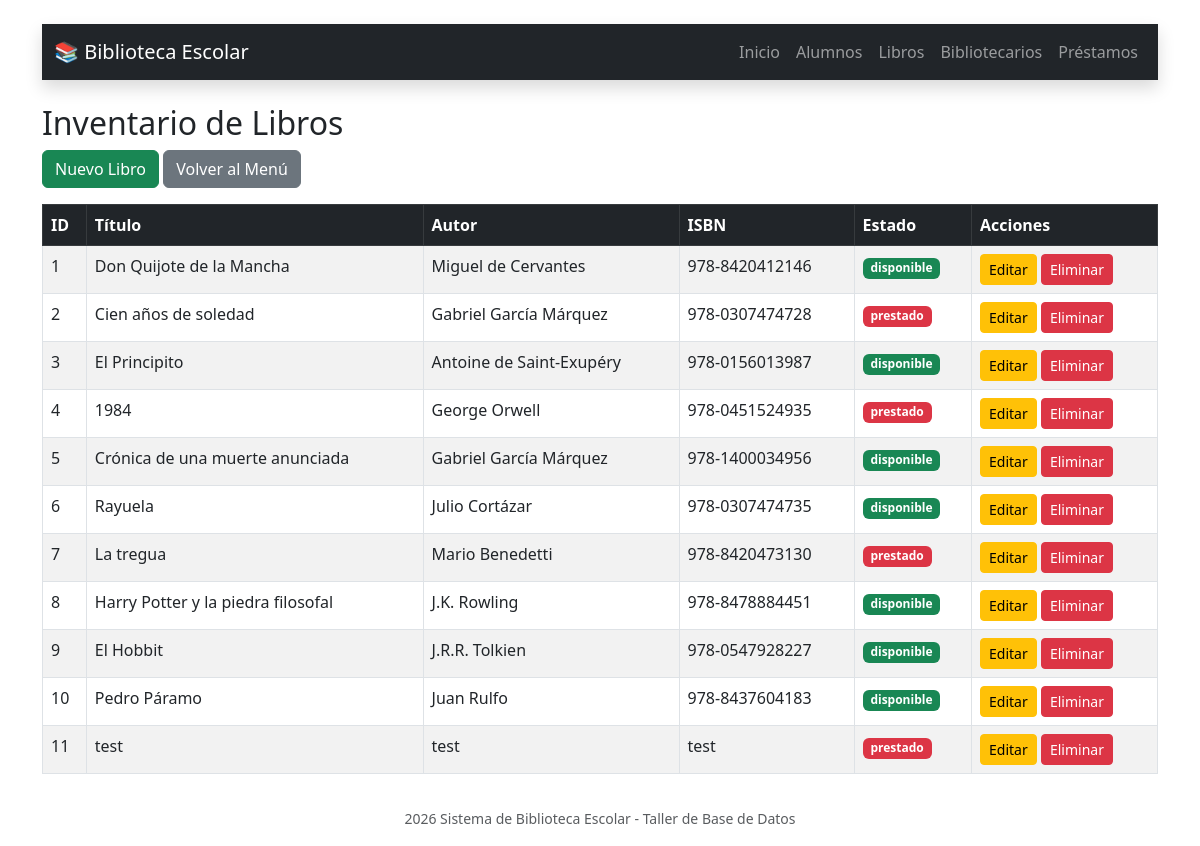
/biblioteca/libros.php, run on an earlier commit of the app's database.
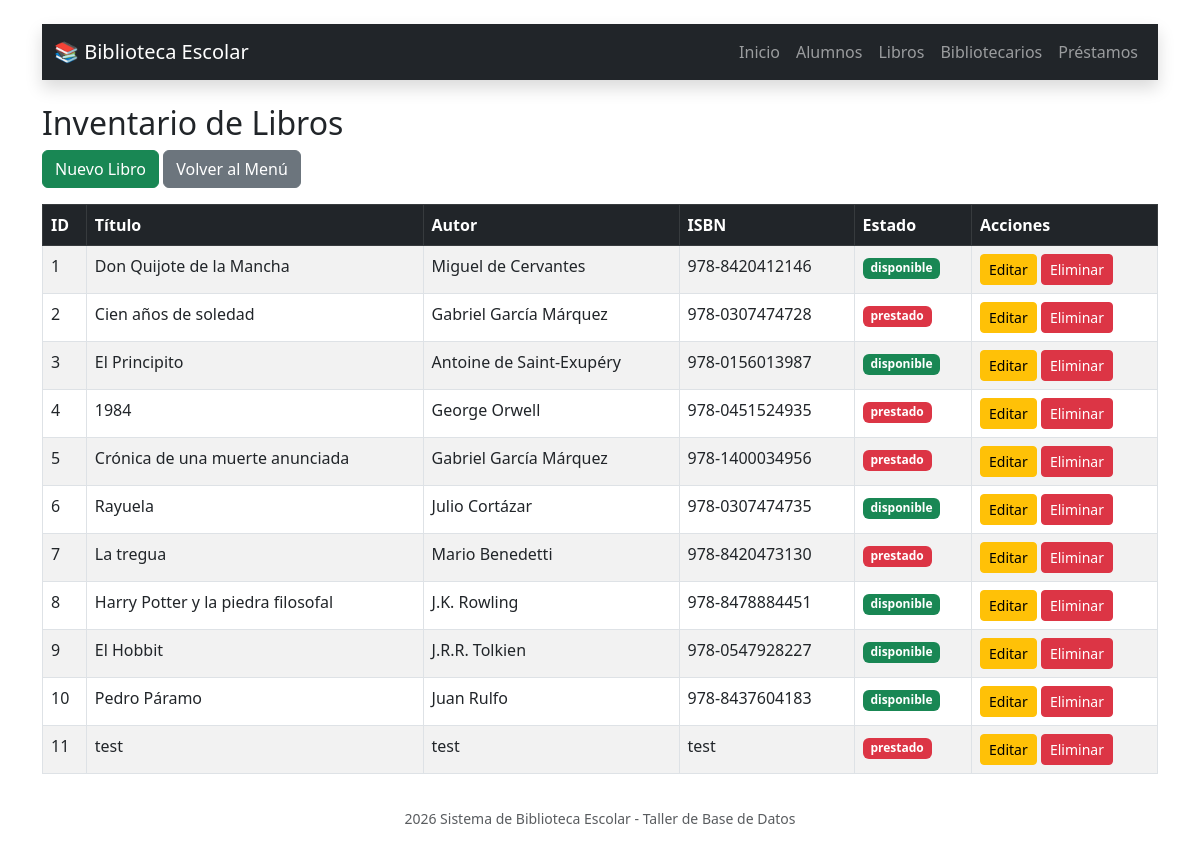
And on a later commit of the database.
### tables this page shows
CREATE TABLE `libro` (
  `id_libro` int(11) NOT NULL,
  `titulo` varchar(150) NOT NULL,
  `autor` varchar(100) DEFAULT NULL,
  `isbn` varchar(20) DEFAULT NULL,
  `estado` enum('disponible','prestado') DEFAULT 'disponible'
);

### biblioteca/libros.php (the view, shortened to what this page needs)
<?php include 'config.php'; ?>
<!DOCTYPE html>
<html>
<head>
    <link rel="stylesheet" href="https://cdn.jsdelivr.net/npm/bootstrap@5.3.0/dist/css/bootstrap.min.css">
</head>
<?php include 'navbar.php'; ?>
<body class="container mt-4">
    <h2>Inventario de Libros</h2>
    <a href="libros_form.php" class="btn btn-success mb-3">Nuevo Libro</a>
    <a href="index.php" class="btn btn-secondary mb-3">Volver al Menú</a>
    <table class="table table-striped table-bordered">
        <thead class="table-dark">
            <tr>
                <th>ID</th>
                <th>Título</th>
                <th>Autor</th>
                <th>ISBN</th>
                <th>Estado</th>
                <th>Acciones</th>
            </tr>
        </thead>
        <tbody>
            <?php
            $stmt = $pdo->query("SELECT * FROM libro");
            while ($row = $stmt->fetch()) {
                $badge = ($row['estado'] == 'disponible') ? 'bg-success' : 'bg-danger';
                echo "<tr>
                    <td>{$row['id_libro']}</td>
                    <td>{$row['titulo']}</td>
                    <td>{$row['autor']}</td>
                    <td>{$row['isbn']}</td>
                    <td><span class='badge $badge'>{$row['estado']}</span></td>
                    <td>
                        <a href='libros_form.php?id={$row['id_libro']}' class='btn btn-warning btn-sm'>Editar</a>
                        <a href='libros.php?delete={$row['id_libro']}' class='btn btn-danger btn-sm' onclick='return confirm(\"¿Borrar libro?\")'>Eliminar</a>
                    </td>
                </tr>";
            }
            ?>
        </tbody>
    </table>
    <?php
    include 'footer.php';
    ?>
</body>
</html>

### biblioteca/navbar.php (shortened to what this page needs)
<nav class="navbar navbar-expand-lg navbar-dark bg-dark mb-4 shadow">
  <div class="container">
    <a class="navbar-brand" href="index.php">
      <span>📚</span> Biblioteca Escolar
    </a>
    <div class="collapse navbar-collapse" id="navbarNav">
      <ul class="navbar-nav ms-auto">
        <li class="nav-item">
          <a class="nav-link" href="index.php">Inicio</a>
        </li>
        <li class="nav-item">
          <a class="nav-link" href="alumnos.php">Alumnos</a>
        </li>
        <li class="nav-item">
          <a class="nav-link" href="libros.php">Libros</a>
        </li>
        <li class="nav-item">
          <a class="nav-link" href="bibliotecarios.php">Bibliotecarios</a>
        </li>
        <li class="nav-item">
          <a class="nav-link" href="prestamos.php">Préstamos</a>
        </li>
      </ul>
    </div>
  </div>
</nav>

### biblioteca/footer.php (shortened to what this page needs)
<footer class="text-center py-3 text-muted">
    <small><?php echo date('Y'); ?> Sistema de Biblioteca Escolar - Taller de Base de Datos</small>
</footer>
</body>
</html>

What changed in the data, as far as the page shows it:
changed libro "Crónica de una muerte anunciada": estado "disponible" → "prestado"
